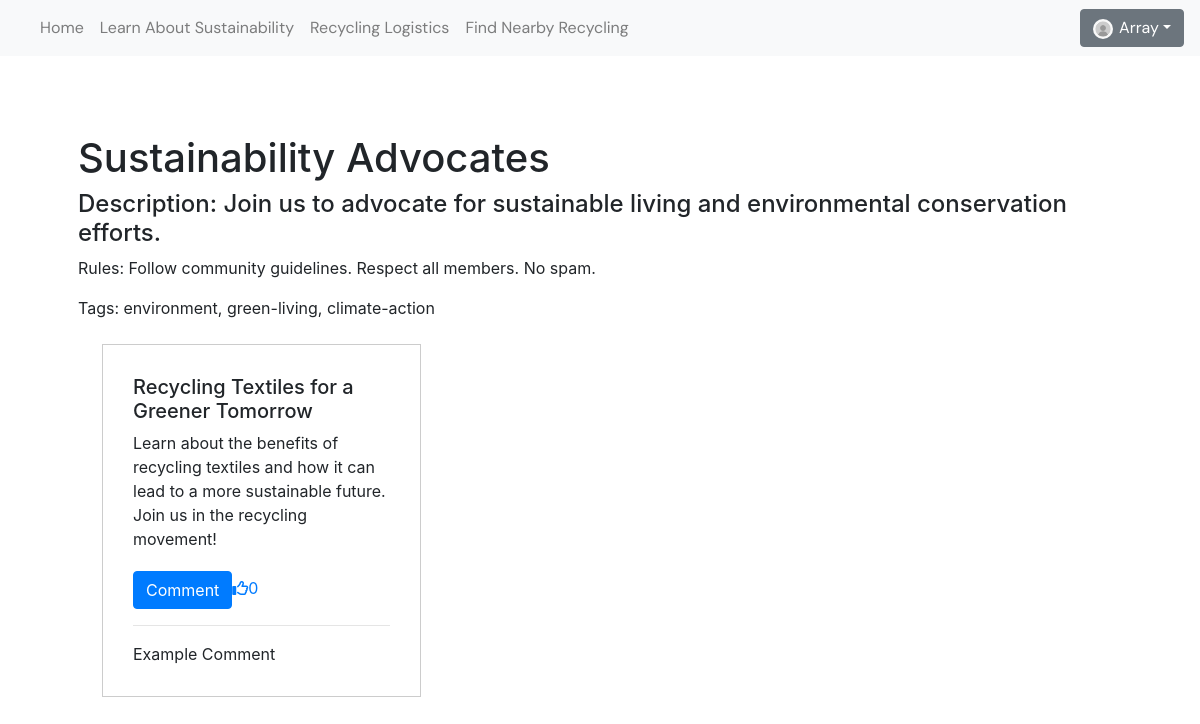
Screenshot of /communities/user_communities.php?community_id=2 (signed in) with the database file from the repository.
### tables this page shows
CREATE TABLE communities(
    communityID int NOT NULL AUTO_INCREMENT,
    communityName varchar(50) NOT NULL,
    communityDescription TEXT NOT NULL,
    communityRules TEXT NOT NULL,
    tags varchar(50) NOT NULL,
    PRIMARY KEY (communityID)
);

CREATE TABLE posts (
  postID INT AUTO_INCREMENT NOT NULL PRIMARY KEY,
  title varchar(250),
  content varchar(250),
  like_count INT,
  time_stamp datetime, 
  userID INT NOT NULL,
  communityID INT NOT NULL,
  FOREIGN KEY (userID) references users(userID),
  FOREIGN KEY (communityID) references communities(communityID)
);

CREATE TABLE comments (
  commentID INT AUTO_INCREMENT NOT NULL PRIMARY KEY,
  comment_content varchar(250),
  userID INT NOT NULL,
  postID INT NOT NULL,
  FOREIGN KEY (userID) references users(userID),
  FOREIGN KEY (postID) references posts(postID)
);

### communities/user_communities.php (the view, shortened to what this page needs)
<!DOCTYPE html>
<html lang="en">
<head>
    <?php include('./includes/boot-head.php')?>
    <link rel="stylesheet" type="text/css" href="../css/styles.css">
</head>
<body>
<?php
include('./includes/nav.php');
?>
<div class="container mx-auto px-4">
<?php
    $conn = mysqli_connect("db.luddy.indiana.edu", "i494f23_team20", "my+sql=i494f23_team20", "i494f23_team20");
    $communityID = $_GET["community_id"];
    if (isset($communityID)){
        $sqlPosts = "SELECT postID, title, content, like_count from posts where communityID= $communityID";
        $communityInfo = "SELECT communityName, communityRules, communityDescription, tags from communities where communityID=$communityID";
        $resultPosts = $conn->query($sqlPosts);
        $resultComm = $conn->query($communityInfo);
        if ($resultComm->num_rows > 0) {
            while ($rowComm = $resultComm->fetch_assoc()) {
                echo '<div class="container px-4 mx-auto p-2"><h1 class="comm">' . $rowComm['communityName'] . '</h1><h4 class="comm"> Description: ' . $rowComm['communityDescription'] . '</h4><p class="comm">Rules: ' . $rowComm['communityRules'] . '</p><p> Tags: ' . $rowComm['tags'] . '</p>';
            }
        }
        echo '<div class="container px-4 mx-auto p-2"><div class="grid-container">';
        if ($resultPosts->num_rows > 0) {
            while ($rowPost = $resultPosts->fetch_assoc()) {
                $postID = $rowPost['postID'];
                $isCommentMode = isset($_POST['commentBtn']) && $_POST['postID'] == $postID;
                echo '<div class="grid-item"><h5>' . $rowPost['title'] . '</h5>
                <p>' . $rowPost['content'] . '</p>';
                echo '<form method="post" action="user_communities.php">
                <input type="hidden" name="postID" value="' . $postID . '">';
                echo $isCommentMode ? '<textarea name="commentField"></textarea><button type="submit" class="btn btn-success" name="submitComment">Submit Comment</button>' : '<button type="submit" class="btn btn-primary" name="commentBtn">Comment</button>';
                echo '<a href="user_communities.php?postID=' . $rowPost['postID'] . '&communityID=' . $communityID . 'class="card-link"><i class="fa-regular fa-thumbs-up"></i>' . $rowPost['like_count'] . '</a><hr>';
                $getComments="SELECT comment_content, userID from comments where postID=$postID";
                $resultComments = $conn->query($getComments);
                while($rowComment=$resultComments->fetch_assoc()){
                    echo '<div>' . $rowComment['comment_content'] . '</div>';
                }
                echo '</div>';
            }
        }
        else {
            echo "No posts available in your community.";
        }
        echo '</div>';
    }
    elseif(isset($_POST['postID']) && isset($_POST['comment'])){
        echo "they commented";
    }
    else{
        echo "oops";
    }
?>
</div>
</body>
</html>

### includes/boot-head.php (shortened to what this page needs)
<link rel="stylesheet" href="https://cdn.jsdelivr.net/npm/bootstrap@4.1.3/dist/css/bootstrap.min.css">

### includes/nav.php (shortened to what this page needs)
<link rel="stylesheet" href="css/styles.css" />
<nav class="navbar navbar-expand-lg navbar-light bg-light">
  <div class="collapse navbar-collapse" id="navbarNav">
    <ul class="navbar-nav">
      <li class="nav-item <?php if(basename($_SERVER['PHP_SELF']) == 'index.php'){echo 'active';} ?>">
        <a class="nav-link" href="index.php">Home</a>
      </li>
      <?php
        if (!isset($_SESSION['usertype']) || $_SESSION['usertype'] == 'individual_user' || $_SESSION['usertype'] == 'manufacturer') {
            echo '<li class="nav-item' . (basename($_SERVER['PHP_SELF']) == 'education.php' ? ' active' : '') . '"><a class="nav-link" href="education.php">Learn About Sustainability</a></li>';
        }
      ?>
    <li class="nav-item <?php if(basename($_SERVER['PHP_SELF']) == 'tableau.php'){echo 'active';} ?>">
        <a class="nav-link" href="tableau.php">Recycling Logistics</a>
      </li>
      <?php
        if (!isset($_SESSION['usertype']) || $_SESSION['usertype'] == 'individual_user' || $_SESSION['usertype'] == 'manufacturer') {
            echo '<li class="nav-item' . (basename($_SERVER['PHP_SELF']) == 'maps.php' ? 'active' : '') . '"><a class="nav-link" href="maps.php">Find Nearby Recycling</a></li>';
        }
      ?>
    </ul>
    <ul class="navbar-nav ml-auto">
      <?php
          if (isset($_SESSION['username'])) {
              echo '<div class="dropdown"><button class="btn btn-secondary dropdown-toggle" type="button" id="dropdownMenuButton" data-toggle="dropdown" aria-haspopup="true" aria-expanded="false">';
              if (isset($_SESSION['profilePic']) && $_SESSION['profilePic'] != ""){
                echo '<img src="' . $_SESSION['profilePic'] . '" style="width: 20px; height: 20px; border-radius:50%; margin-right: 0.4em;">' . $_SESSION['username'] . '</button> <div class="dropdown-menu" aria-labelledby="dropdownMenuButton"><a class="dropdown-item" href="profile.php">Profile</a>';
              }
              else{
                echo '<img src="./img/empty.jpg" style="height: 20px; width: 20px; object-fit: cover; border-radius:50%; margin-right: 0.4em;">' . $_SESSION['username'] . '</button> <div class="dropdown-menu" aria-labelledby="dropdownMenuButton"><a class="dropdown-item" href="profile.php">Profile</a>';
              }
          } else {
              echo '<li class="nav-item"><a class="nav-link" href="login-files/login.php">Log in</a></li>';
          }
      ?>
    </ul>
  </div>
</nav>

### css/styles.css (style rules this page uses)
:root { --limegreen: #bbdc48; --green: #76b83b; --darkblue: #0c3f47; --neonblue: #87e4de; --lightblue: #c6e5df; }
h1 { margin-top: 20px; }
.nav-link,.dropdown-menu,.dropdown-item,.dropdown-toggle { font-family: "DM Sans", sans-serif; }
.container { padding: 50px 20px; margin-left: 20px; margin-right: 20px; margin-bottom: 20px; }
.grid-container { display: grid; grid-template-columns: repeat(auto-fill, minmax(300px, 1fr)); gap: 20px; }
.grid-item { border: 1px solid #ccc; padding: 30px; }
form { margin-top: 20px; }

### rows the page displays
communities: communityName "Sustainability Advocates", communityDescription "Join us to advocate for sustainable living and environmental conservation efforts.", communityRules "Follow community guidelines. Respect all members. No spam.", tags "environment, green-living, climate-action"
posts: title "Recycling Textiles for a Greener Tomorrow", content "Learn about the benefits of recycling textiles and how it can lead to a more sustainable future. Join us in the recycling movement!", like_count "0"
comments: comment_content "Example Comment"

### other values shown
$_SESSION['username'] "Array"
